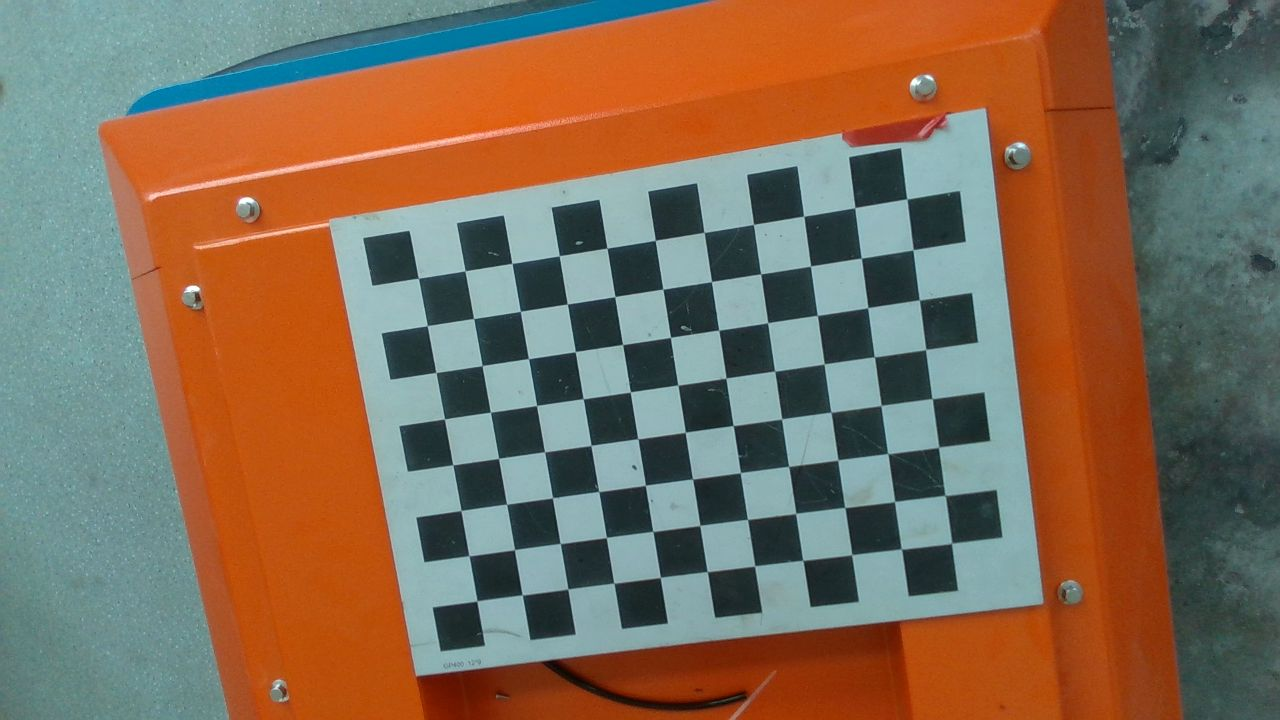
#> input picture CalibrateCamRobot/Images/01_Color.png, 1280 x 720 px; its folder holds only this picture in this run
$ python SolveIntrinsicParams.py
#> lines starting #> are read from the running program, lines starting #| are printed output that depends on the picture; after the words box and inside, x2 and y2 are one past the last pixel; in counts of white or black regions, pixels touching at a corner belong together; long printed decimals are rounded
import numpy as np
import cv2
import glob


def calibration_chessboard(images_path):
    # 设置要标定的内角点个数
#> called with images_path = '.\\Images'
    global gray
    nums_width = 11
    nums_height = 8
    length_side = 30
    # 设置标定板在世界坐标中的坐标
    world_point = np.zeros((nums_width * nums_height, 3), np.float32)  # xyz，其中z先置为0，对象点
    world_point[:, :2] = length_side * np.mgrid[:nums_width, : nums_height].T.reshape(-1, 2)
    # print(world_point)
    # 保存角点坐标
    world_position = []  # 存放世界坐标，对象点
    image_position = []  # 存放棋盘角点对应的图片像素坐标，图像点
    # 设置终止条件，迭代30次或移动0.001
    criteria = (cv2.TERM_CRITERIA_EPS + cv2.TERM_CRITERIA_MAX_ITER, 30, 0.001)
    # 获取所有标定图
    images = glob.glob(images_path + r"\*.png")
    for image_path in images:
        image = cv2.imread(image_path)
#> image is the input picture: shape (720, 1280, 3); mean B, G, R 87, 108, 129.3
        gray = cv2.cvtColor(image, cv2.COLOR_BGR2GRAY)
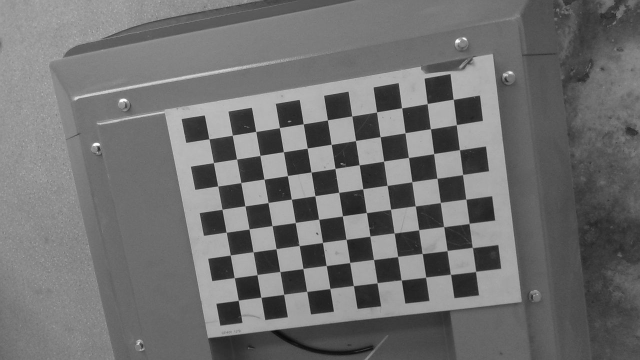
#> gray: shape (720, 1280) (shown at 1/2 size); min 6, max 255, mean 111.9
        # 查找角点
        ret, corners = cv2.findChessboardCorners(gray, (nums_width, nums_height), None)
#> ret = True; corners = 88 rows, first 8: [418.5, 278.4], [464.9, 270.8], [511.8, 263.4], [559.4, 255.7], [607, 248.1], [655.3, 240.5], [704, 232.3], [753.5, 224.4]
        if ret:
            # 把每一幅图像的世界坐标放到world_position中
            world_position.append(world_point)
            # 亚像素级角点检测，在角点检测中精确化角点位置
            exact_corners = cv2.cornerSubPix(gray, corners, (11,11), (-1,-1), criteria)
#> exact_corners = 88 rows, first 8: [418.3, 278.2], [465, 270.8], [511.9, 263.4], [559.3, 255.7], [607, 248.1], [655.3, 240.3], [704.1, 232.4], [753.5, 224.4]
            # 把获取的角点坐标放到image_position中
            image_position.append(exact_corners)
            # 可视化角点
            image = cv2.drawChessboardCorners(image, (nums_width, nums_height), exact_corners, ret)
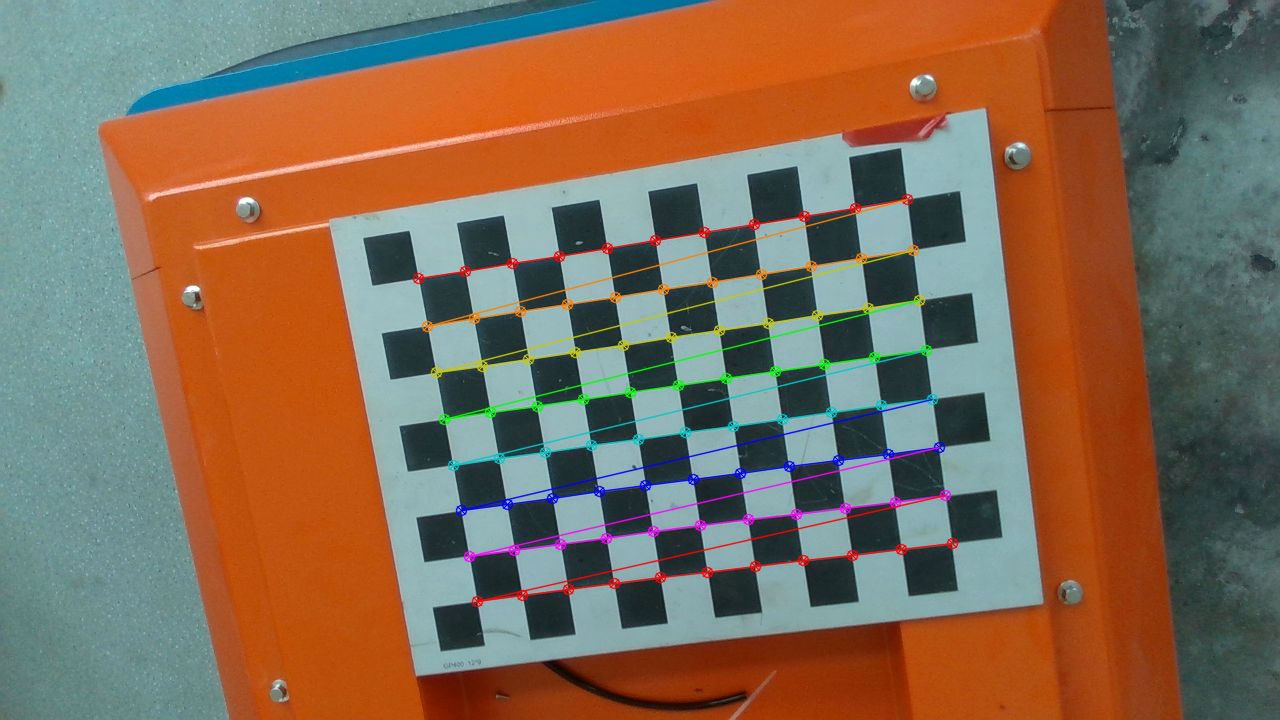
#> image: shape (720, 1280, 3); 3.06% of pixels changed, all inside (x1, y1, x2, y2) = (412, 193, 959, 608)
            cv2.imshow("image_corner", image)
            cv2.waitKey()
    """
    计算内参、畸变矩阵、外参
    """
    ret, mtx, dist, rvecs, tvecs = cv2.calibrateCamera(world_position, image_position, gray.shape[::-1], None, None)
#> ret = 0.075; mtx = [[962.1, 0, 631.4], [0, 965.8, 343], [0, 0, 1]]; dist = [[0.0276, 0.951, -0.000416, -6.32e-06, -4.09]]; rvecs = ([0.117, 0.0978, -0.154],); tvecs = ([-132.9, -40.31, 602.6],)
    # 内参是mtx, 3x3矩阵
    # 畸变矩阵是dist，1x5矩阵
    # 旋转向量（要得到矩阵还要进行罗德里格斯变换）rvecs
    # 外参：平移矩阵tvecs
    # 将内参保存起来
    np.savez(r".\results", mtx=mtx, dist=dist)
    # print(mtx.shape,dist.shape)
    print('内参是：\n', mtx, '\n畸变参数是：\n', dist)
#| 内参是：
#|  [[962.056   0.         631.354]
#|  [  0.         965.795 343.018]
#|  [  0.           0.           1.        ]]
#| 畸变参数是：
#|  [[ 2.75591304e-02  9.50665073e-01 -4.16372463e-04 -6.32114462e-06
#> (further printed lines are left out)
    # 计算偏差
    mean_error = 0
    for i in range(len(world_position)):
        image_position2, _ = cv2.projectPoints(world_position[i], rvecs[i], tvecs[i], mtx, dist)  # shape is 88，1，2
        error = cv2.norm(image_position[i], image_position2, cv2.NORM_L2) / len(image_position2)
        mean_error += error
#> this loop made 1 pass
#> (error, mean_error) on pass 1: (0.00799, 0.00799)
#> after the loop, mean_error = 0.00799
    print("Re-projection error: ", mean_error / len(image_position))
#| Re-projection error:  0.007995


def main():
    # path
    images_path = r".\Images"
    calibration_chessboard(images_path)


if __name__ == "__main__":
    main()

$ run again, on CalibrateCamRobot/Images/05_Color.png
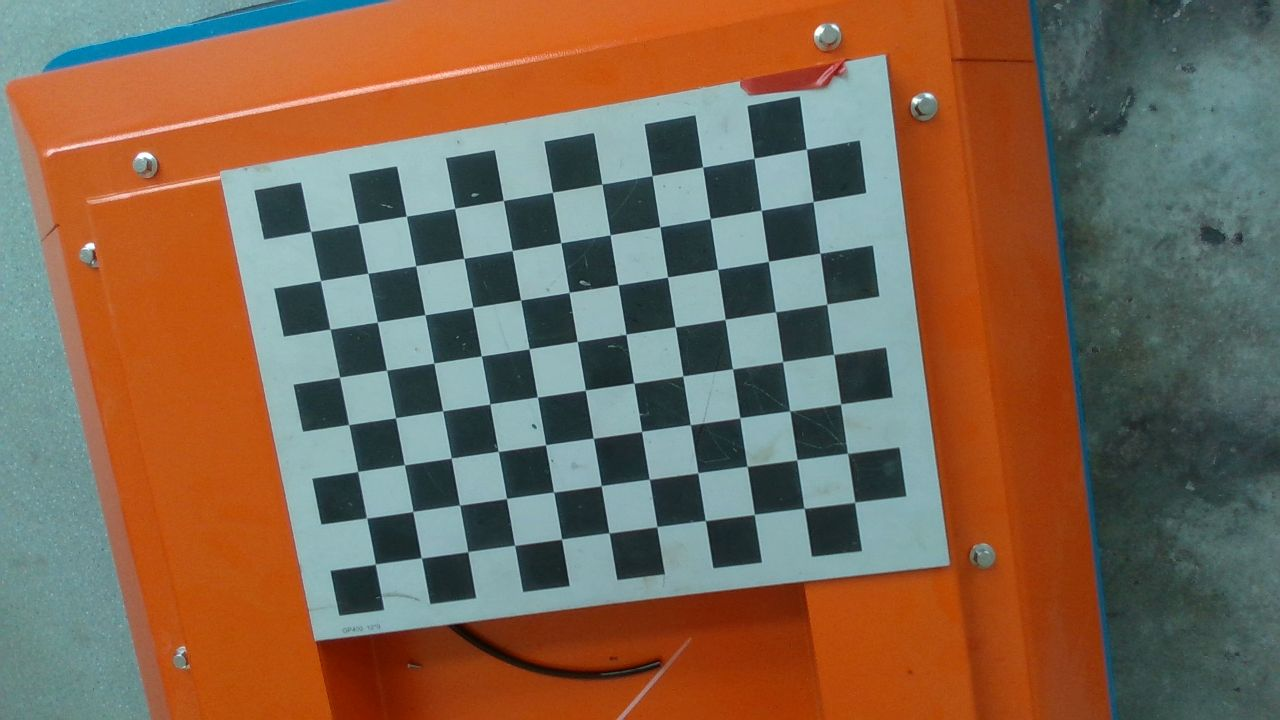
#> input picture CalibrateCamRobot/Images/05_Color.png, 1280 x 720 px
#> in calibration_chessboard, image is the input picture: shape (720, 1280, 3); mean B, G, R 82.6, 103.1, 126.2
#> in calibration_chessboard, `gray = cv2.cvtColor(image, cv2.COLOR_BGR2GRAY)`:
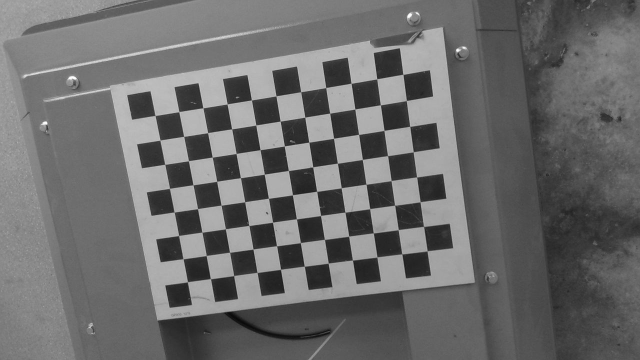
#> gray: shape (720, 1280) (shown at 1/2 size); min 7, max 254, mean 107.7
#> in calibration_chessboard, `ret, corners = cv2.findChessboardCorners(gray, (nums_width, nums_heigh..`: ret = True; corners = 88 rows, first 8: [310.7, 231.3], [358.4, 223.8], [406.4, 216.2], [454.8, 208.4], [503.3, 200.4], [552.5, 192.3], [602, 184.2], [652, 175.7]
#> exact_corners = 88 rows, first 8: [310.5, 231.4], [358.2, 223.7], [406.3, 216.1], [454.6, 208.3], [503.4, 200.4], [552.4, 192.3], [601.9, 184], [652, 175.6]
#> in calibration_chessboard, `image = cv2.drawChessboardCorners(image, (nums_width, nums_height), ex..`:
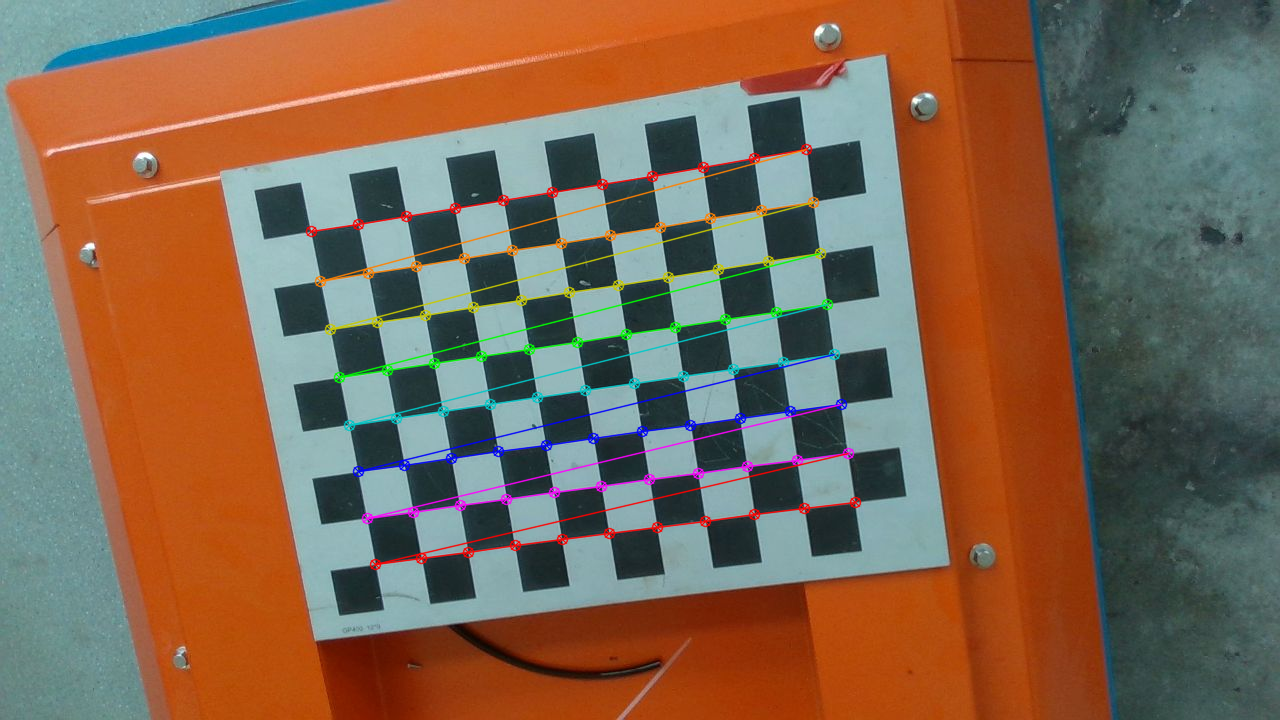
#> image: shape (720, 1280, 3); 3.09% of pixels changed, all inside (x1, y1, x2, y2) = (305, 143, 862, 571)
#> in calibration_chessboard, `ret, mtx, dist, rvecs, tvecs = cv2.calibrateCamera(world_position, ima..`: ret = 0.0786; mtx = [[951.2, 0, 634.4], [0, 954.6, 343.3], [0, 0, 1]]; dist = [[-0.00601, 1.54, -6.93e-05, 0.000828, -7.44]]; rvecs = ([0.118, 0.0957, -0.153],); tvecs = ([-196.3, -67.48, 581.1],)
#| 内参是：
#|  [[951.166   0.         634.395]
#|  [  0.         954.603 343.259]
#|  [  0.           0.           1.        ]]
#| 畸变参数是：
#|  [[-6.01225792e-03  1.53680727e+00 -6.92814992e-05  8.28469404e-04
#> (further printed lines are left out)
#> the loop in calibration_chessboard, `for i in range(len(world_position)):` made 1 pass
#> (error, mean_error) on pass 1: (0.00838, 0.00838)
#> after the loop in calibration_chessboard, `for i in range(len(world_position)):`: mean_error = 0.00838
#| Re-projection error:  0.00838

$ run again, on CalibrateCamRobot/Images/06_Color.png
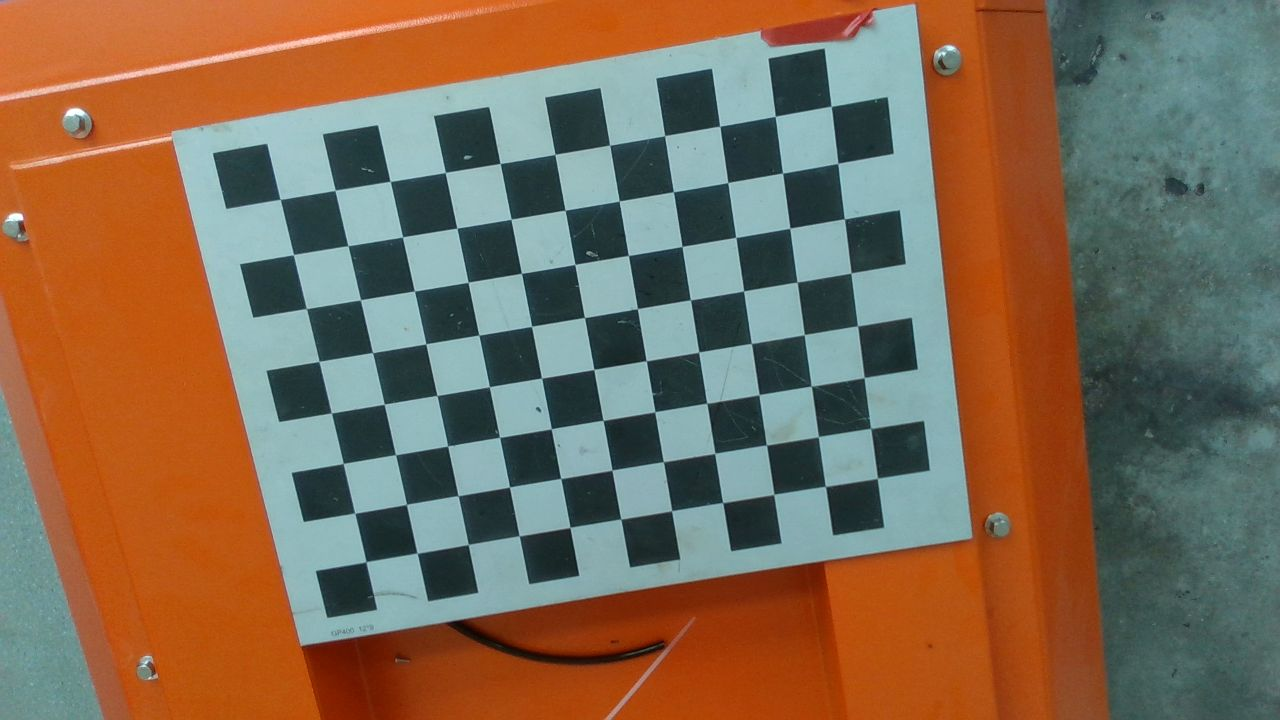
#> input picture CalibrateCamRobot/Images/06_Color.png, 1280 x 720 px
#> in calibration_chessboard, image is the input picture: shape (720, 1280, 3); mean B, G, R 84.3, 106.4, 127.6
#> in calibration_chessboard, `gray = cv2.cvtColor(image, cv2.COLOR_BGR2GRAY)`:
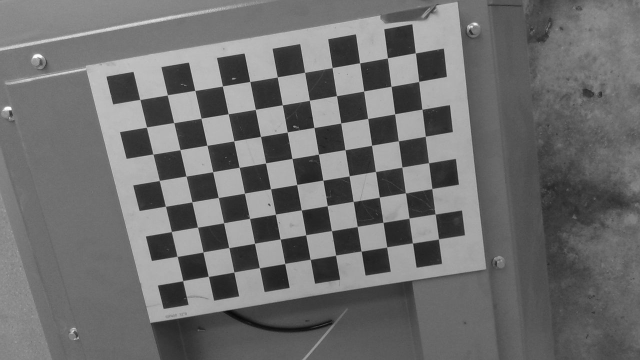
#> gray: shape (720, 1280) (shown at 1/2 size); min 7, max 255, mean 110.2
#> in calibration_chessboard, `ret, corners = cv2.findChessboardCorners(gray, (nums_width, nums_heigh..`: ret = True; corners = 88 rows, first 8: [280.2, 199.4], [335.2, 190.1], [390.2, 181.4], [445.4, 172.4], [500.1, 163.4], [555, 154.2], [609.6, 145.1], [664.7, 135.5]
#> exact_corners = 88 rows, first 8: [280.2, 199.4], [335.1, 190.2], [390.2, 181.4], [445.3, 172.4], [500.1, 163.4], [554.9, 154.3], [609.7, 145.2], [664.6, 135.6]
#> in calibration_chessboard, `image = cv2.drawChessboardCorners(image, (nums_width, nums_height), ex..`:
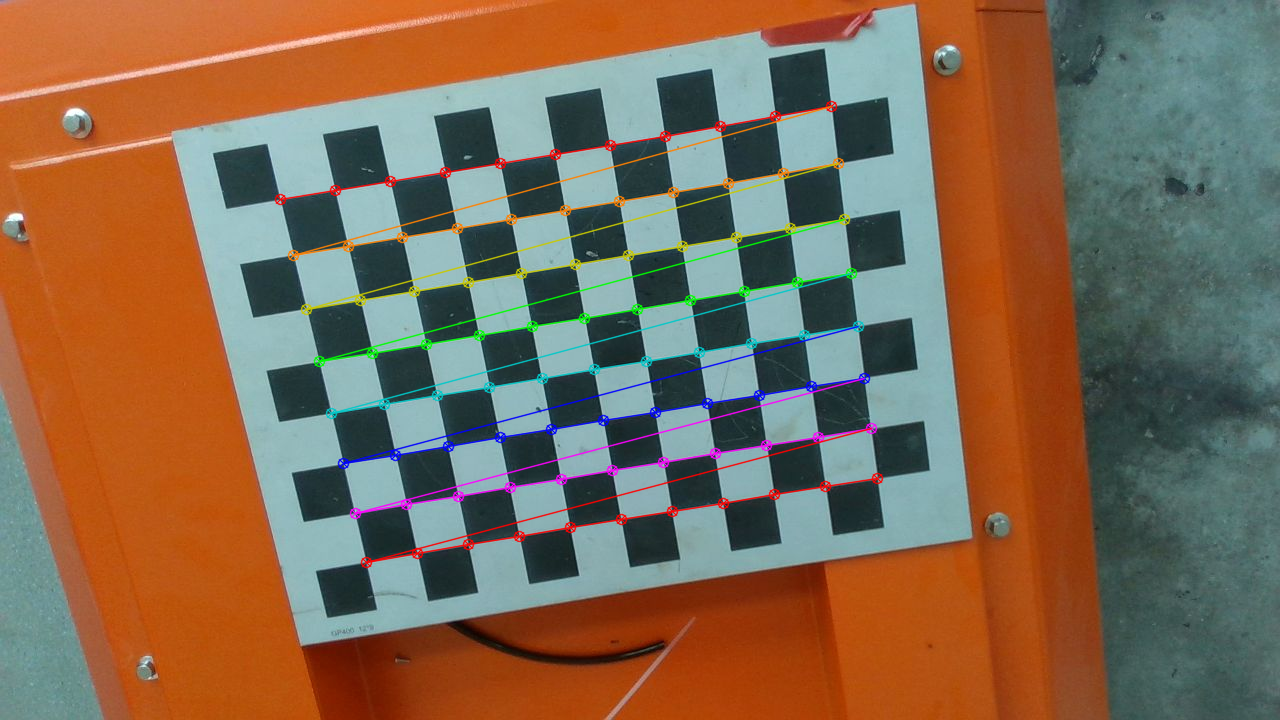
#> image: shape (720, 1280, 3); 3.29% of pixels changed, all inside (x1, y1, x2, y2) = (274, 100, 884, 569)
#> in calibration_chessboard, `ret, mtx, dist, rvecs, tvecs = cv2.calibrateCamera(world_position, ima..`: ret = 0.0746; mtx = [[505, 0, 642.4], [0, 501.2, 337.4], [0, 0, 1]]; dist = [[0.00277, 0.0929, -0.000785, 0.000756, -0.116]]; rvecs = ([0.1, 0.000948, -0.166],); tvecs = ([-195.2, -74.77, 274.6],)
#| 内参是：
#|  [[504.961   0.         642.392]
#|  [  0.         501.214 337.398]
#|  [  0.           0.           1.        ]]
#| 畸变参数是：
#|  [[ 0.002768  0.09295 -0.0007846   0.0007564 -0.1157 ]]
#> the loop in calibration_chessboard, `for i in range(len(world_position)):` made 1 pass
#> (error, mean_error) on pass 1: (0.00795, 0.00795)
#> after the loop in calibration_chessboard, `for i in range(len(world_position)):`: mean_error = 0.00795
#| Re-projection error:  0.007953
